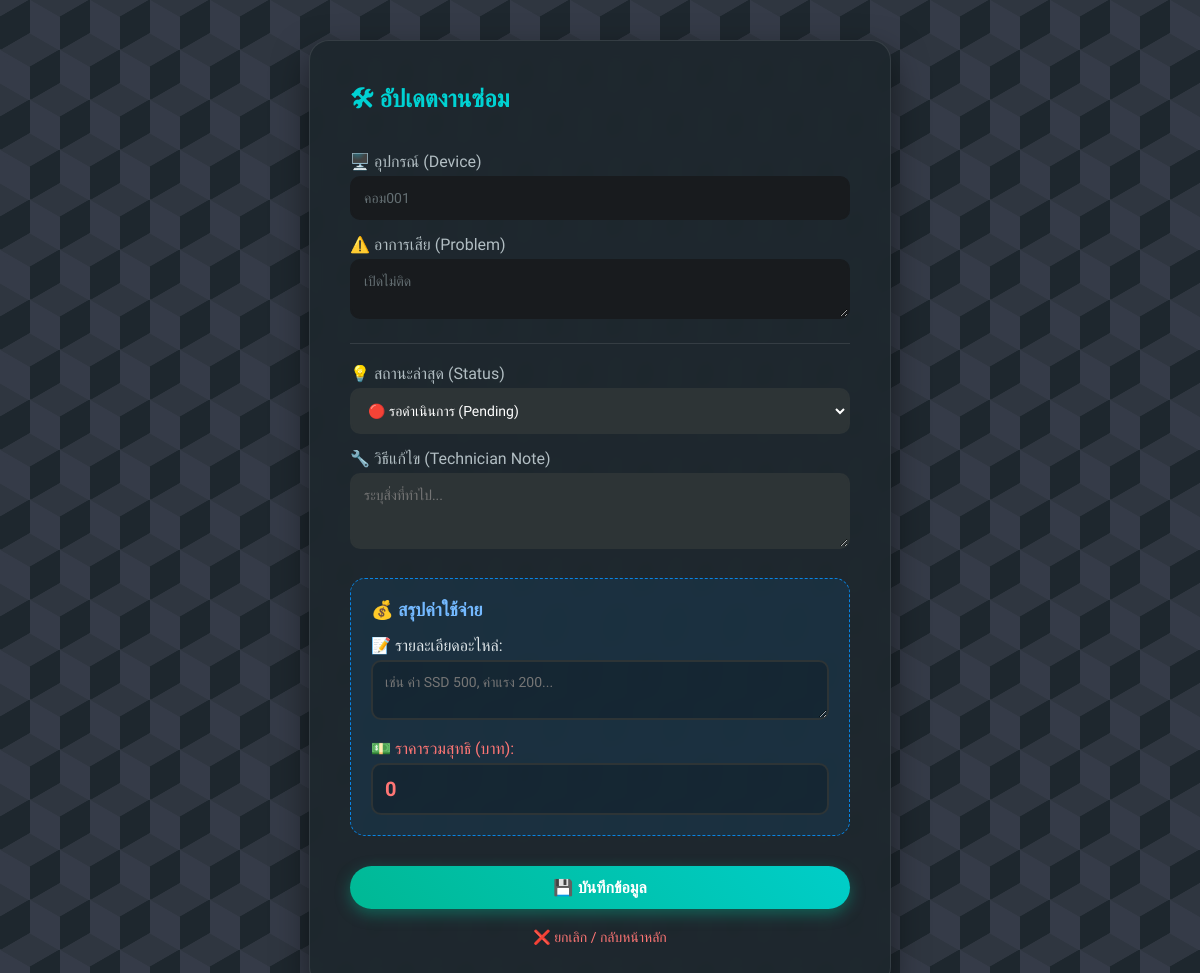
Before: /update/2 (signed in) with the older database file.
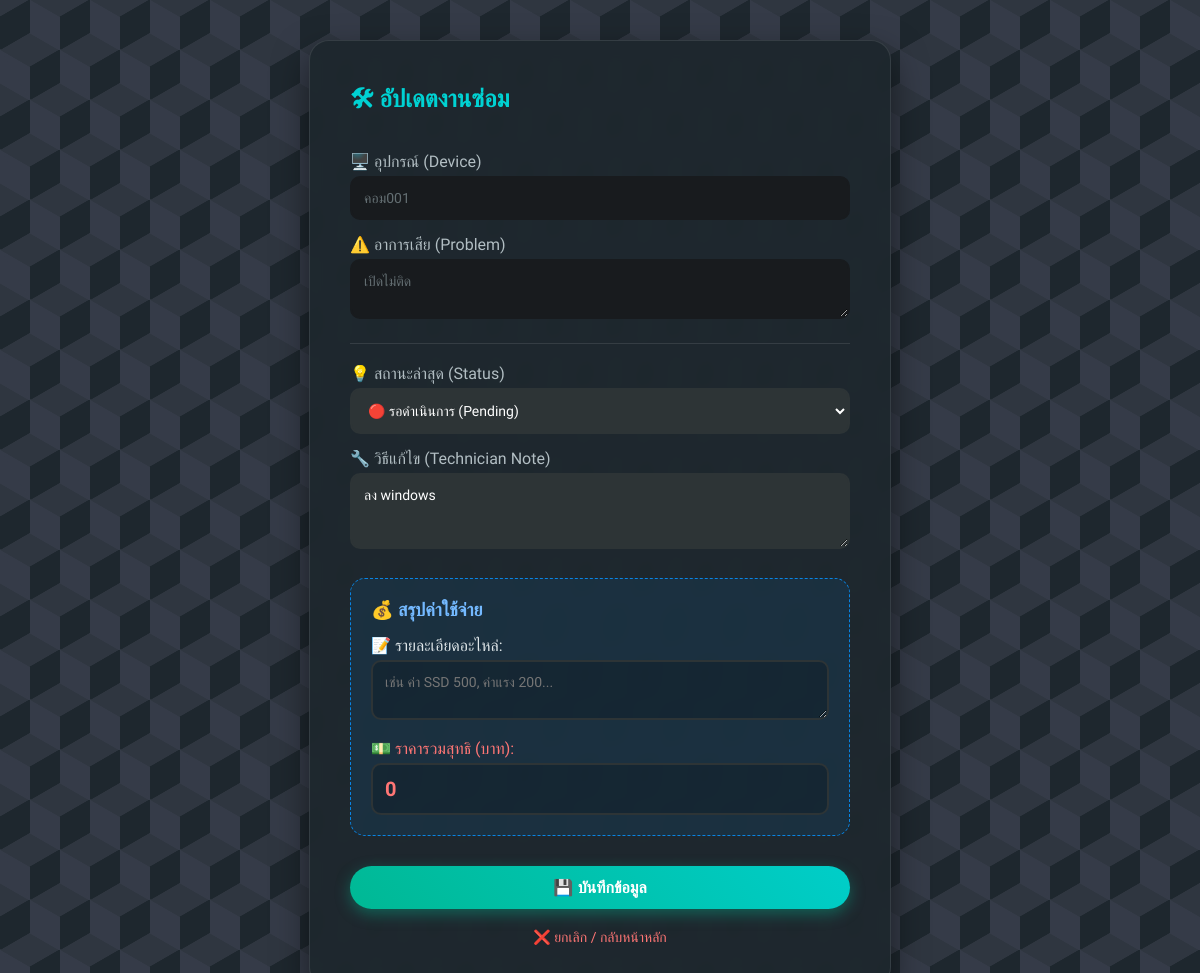
After: the same page with the newer database file.
### tables this page shows
CREATE TABLE repairs (
    repair_id INTEGER PRIMARY KEY AUTOINCREMENT,
    user_id INTEGER NOT NULL,
    device_name TEXT NOT NULL,
    problem_detail TEXT NOT NULL,
    location TEXT NOT NULL,
    status TEXT DEFAULT 'Pending',
    report_date TIMESTAMP DEFAULT CURRENT_TIMESTAMP,
    technician_note TEXT,
    spare_parts TEXT, 
    cost INTEGER DEFAULT 0,
    FOREIGN KEY (user_id) REFERENCES users (user_id)
);

### app.py (the view, shortened to what this page needs)
@app.route('/update/<int:repair_id>', methods=['GET', 'POST'])
def update_repair(repair_id):
    if session.get('role') != 'admin':
        return redirect(url_for('login'))
    conn = get_db_connection()
    repair = conn.execute('SELECT * FROM repairs WHERE repair_id = ?', (repair_id,)).fetchone()
    conn.close()
    return render_template('update_repair.html', repair=repair)

### app.py (called while the page is built)
def get_db_connection():
    conn = sqlite3.connect('maintenance.db')
    conn.row_factory = sqlite3.Row
    return conn

### templates/update_repair.html (shortened to what this page needs)
<!DOCTYPE html>
<html lang="th">
<head>
    <link rel="stylesheet" href="{{ url_for('static', filename='style.css') }}">
</head>
<body>
    <div class="update-box">
        <h1>🛠 อัปเดตงานซ่อม</h1>
        <form method="POST">
            <label>🖥️ อุปกรณ์ (Device)</label>
            <input type="text" value="{{ repair['device_name'] }}" class="readonly" readonly>
            <label>⚠️ อาการเสีย (Problem)</label>
            <textarea rows="2" class="readonly" readonly>{{ repair['problem_detail'] }}</textarea>
            <div style="margin: 20px 0; border-top: 1px solid rgba(255,255,255,0.1);"></div>
            <label>💡 สถานะล่าสุด (Status)</label>
            <select name="status">
                <option value="Pending" {% if repair['status'] == 'Pending' %}selected{% endif %}>🔴 รอดำเนินการ (Pending)</option>
            </select>
            <label>🔧 วิธีแก้ไข (Technician Note)</label>
            <textarea name="technician_note" rows="3" placeholder="ระบุสิ่งที่ทำไป...">{{ repair['technician_note'] or '' }}</textarea>
            <div class="cost-section">
                <div class="cost-label">💰 สรุปค่าใช้จ่าย</div>
                <label style="color: #dfe6e9;">📝 รายละเอียดอะไหล่:</label>
                <textarea name="spare_parts" rows="2" placeholder="เช่น ค่า SSD 500, ค่าแรง 200..." style="background: rgba(0,0,0,0.2);">{{ repair['spare_parts'] or '' }}</textarea>
                <label style="color: #ff7675; margin-top: 15px;">💵 ราคารวมสุทธิ (บาท):</label>
                <input type="number" name="cost" placeholder="0" value="{{ repair['cost'] or 0 }}" style="font-size: 20px; font-weight: bold; color: #ff7675; background: rgba(0,0,0,0.2);">
            </div>
            <button type="submit" class="btn-save">💾 บันทึกข้อมูล</button>
        </form>
        <a href="{{ url_for('dashboard') }}" class="back-link">❌ ยกเลิก / กลับหน้าหลัก</a>
    </div>
</body>
</html>

Changed rows visible on the page:
changed repairs "คอม001": technician_note (not shown) → "ลง windows"
